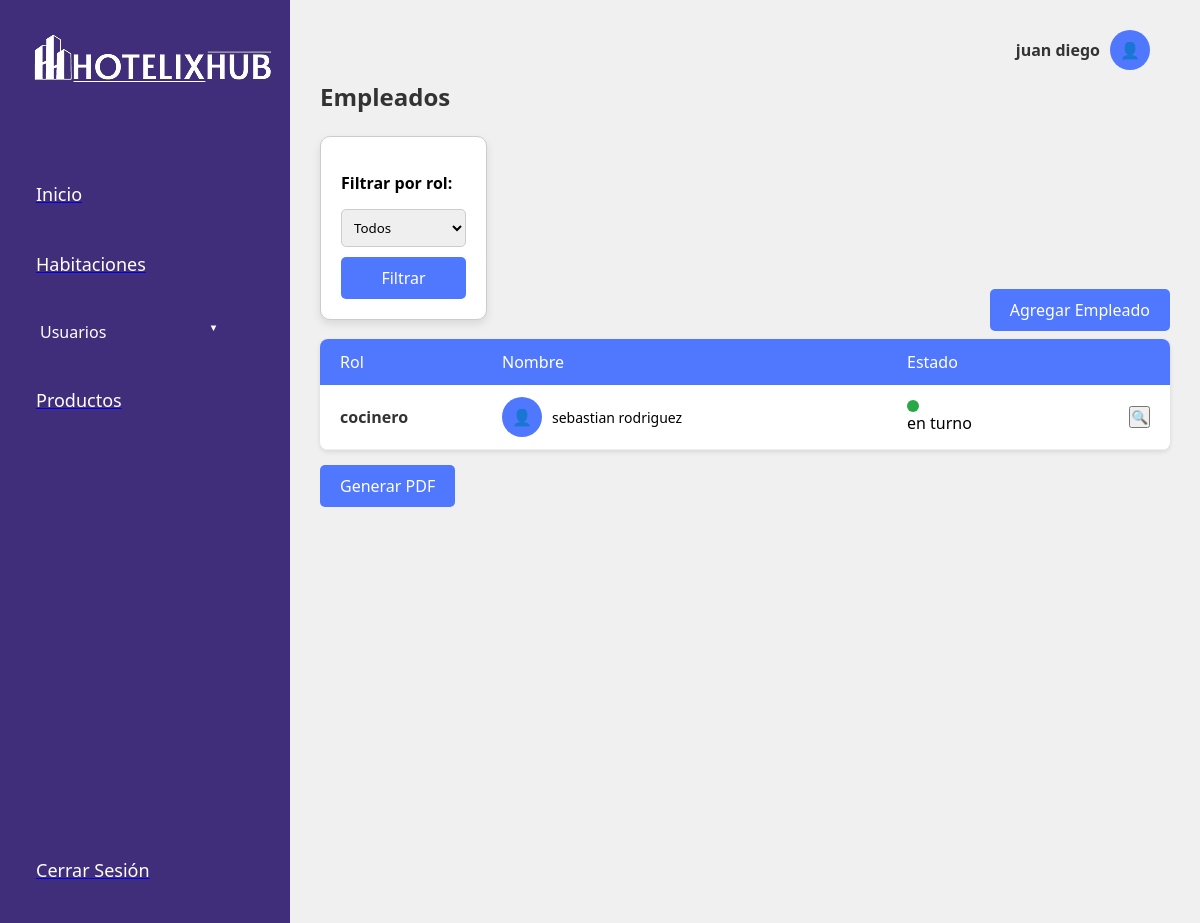
Before: /views/formEmpleados.php (signed in) with the older database file.
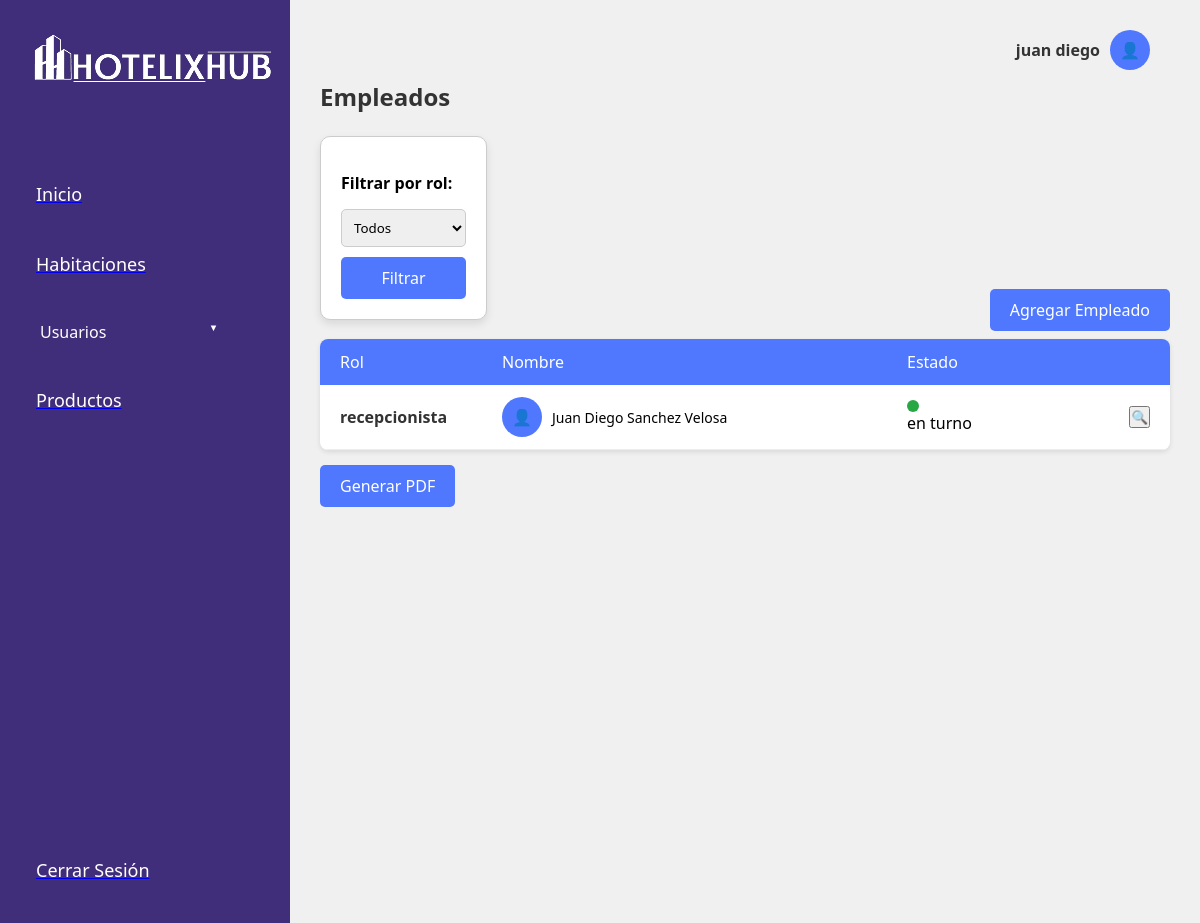
After: the same page with the newer database file.
### tables this page shows
CREATE TABLE `usuarios` (
  `id_usuario` int(11) NOT NULL,
  `usu_idrol` int(11) NOT NULL,
  `nombre` varchar(100) NOT NULL,
  `apellido` varchar(100) NOT NULL,
  `tipoDocumento` enum('CC','PA','TI','CE') NOT NULL,
  `numeroDocumento` varchar(100) NOT NULL,
  `numeroTelefono` varchar(20) NOT NULL,
  `paisProcedencia` varchar(100) NOT NULL,
  `email` varchar(100) NOT NULL,
  `password` varchar(255) NOT NULL,
  `reset_token` varchar(255) DEFAULT NULL,
  `token_expires` datetime DEFAULT NULL,
  `estado` enum('en turno','fuera de turno','vacaciones') DEFAULT NULL,
  `direccion` varchar(100) NOT NULL
);

CREATE TABLE `rol` (
  `id_rol` int(11) NOT NULL,
  `rol_nombre` varchar(50) NOT NULL
);

### models/empleadoRegistro.php (called while the page is built, shortened)
<?php
class empleadoRegistro {
    private $pdo;
    public function __construct($pdo) {
        $this->pdo = $pdo;
    }
    public function obtenerEmpleados() {
    $stmt = $this->pdo->query("CALL sp_obtener_empleados()");
    return $stmt->fetchAll(PDO::FETCH_ASSOC);
}
}

### views/formEmpleados.php (the view, shortened to what this page needs)
<?php
require_once __DIR__ . '/../models/empleadoRegistro.php';
require_once __DIR__ . '/../config/conexionbd.php';
$empleado = new empleadoRegistro($pdo);
$rol = $_GET['rolFiltro'] ?? '';
$empleados = !empty($rol)
    ? $empleado->obtenerEmpleadosPorRol($rol)
    : $empleado->obtenerEmpleados();
?>
<!DOCTYPE html>
<html lang="es">
<head>
  <link rel="stylesheet" href="../assets/css/formEmpleados.css">
</head>
<body>
<div class="barra-lateral">
    <div class="logo">
      <a href="Home.php"><img src="../assets/img/imgHome/Logo Positivo.png" alt="HotelixHub" class="logo"></a>
    </div>
    <br><br>
    <a href="dashAdmin.php"><div class="menu-item">Inicio</div></a>
    <a href="habitacion.html"><div class="menu-item">Habitaciones</div></a>
    <div class="usu">
      <button id="usuario">Usuarios</button>
    </div>
    <a href="ProductosAdmin.php"><div class="menu-item">Productos</div></a>
    <a href="../controller/logout.php"><div class="logout">Cerrar Sesión</div></a>
</div>
<main class="main">
    <header class="header">
        <div class="profile" id="profile">
          <span class="profile-name">
            <?php echo htmlspecialchars($_SESSION['usuario']['nombre']. ' ' . $_SESSION['usuario']['apellido']); ?>
          </span>
          <div class="profile-img">👤</div>
        </div>
    </header>
    <h1 class="page-title">Empleados</h1>
    <div class="container-filtroBoton">
        <section id="filtro-reporte">
            <form id="formFiltros" method="get" action="formEmpleados.php">
              <label for="rolFiltro">Filtrar por rol:</label>
              <select name="rolFiltro" id="rolFiltro">
                <option value="">Todos</option>
              </select>
              <button type="submit" class="btn btn-primary">Filtrar</button>
            </form>
        </section>
        <section id="agregar-empleado">
            <button type="button" onclick="abrirModal()" class="btn btn-primary">
              Agregar Empleado
            </button>
        </section>
    </div>
    <section class="employee-table">
        <div class="employee-table-header">
            <div>Rol</div>
            <div>Nombre</div>
            <div>Estado</div>
        </div>
        <?php foreach ($empleados as $emp): ?>
            <div class="employee-table-row">
                <div class="role-cell">
                    <div><?= htmlspecialchars($emp['rol_nombre']) ?></div>
                </div>
                <div class="employee-cell">
                    <div class="employee-icon">👤</div>
                    <div class="employee-name"><?= htmlspecialchars($emp['nombre']) . ' ' . htmlspecialchars($emp['apellido']) ?></div>
                </div>
                <div class="status-cell">
                    <div>
                        <div class="status-indicator status-<?= strtolower(str_replace(' ', '-', $emp['estado'])) ?>"></div>
                        <span><?= htmlspecialchars($emp['estado']) ?></span>
                    </div>
                    <div class="action-cell">
                        <button class="ver-detalle"
                            data-id="<?= htmlspecialchars($emp['id_usuario']) ?>"
                            data-nombre="<?= htmlspecialchars($emp['nombre']) ?>"
                            data-apellido="<?= htmlspecialchars($emp['apellido']) ?>"
                            data-tipo-documento="<?= htmlspecialchars($emp['tipoDocumento']) ?>"
                            data-numero-documento="<?= htmlspecialchars($emp['numeroDocumento']) ?>"
                            data-telefono="<?= htmlspecialchars($emp['numeroTelefono']) ?>"
                            data-email="<?= htmlspecialchars($emp['email']) ?>"
                            data-direccion="<?= htmlspecialchars($emp['direccion']) ?>"
                            data-rol="<?= htmlspecialchars($emp['usu_idrol']) ?>"
                            data-rolcodigo="<?= htmlspecialchars($emp['usu_idrol']) ?>"
                            data-estado="<?= htmlspecialchars($emp['estado']) ?>"
                        >
                            🔍
                        </button>
                    </div>
                </div>
            </div>
        <?php endforeach; ?>
    </section>
    <form method="POST" action="../pdf/generarReporteEmpleados.php" target="_blank" style="width: 100%; margin-top: 15px;">
        <button type="submit" class="btn btn-secondary">Generar PDF</button>
    </form>
</main>
</body>
</html>

### assets/css/formEmpleados.css (style rules this page uses)
* { margin: 0; padding: 0; font-family: 'Segoe UI', sans-serif; }
body { display: flex; background-color: #f4f4f4; min-height: 100vh; }
.barra-lateral { background-color: #402E7A; color: white; padding: 20px; width: 250px; }
.menu-item, .logout { padding: 12px 15px; margin: 20px 0; cursor: pointer; background: transparent; transition: background-color 0.3s; color: #ffffff; border-radius: 8px; font-size: 18px; border: 1px solid transparent; font-weight: 400; animation: slideIn 2s; }
.logout { margin-top: 420px; }
.usu { position: relative; display: inline-block; }
.usu button { padding: 12px 130px 12px 20px; background: transparent; color: #fff; font-size: 16px; font-weight: 400; border: none; border-radius: 8px; cursor: pointer; transition: box-shadow 0.3s, transform 0.3s; animation: slideIn 0.6s ease-in-out; text-align: left; }
.usu::after { content: "▼"; font-size: 0.6rem; color: #fff; position: absolute; right: 18px; top: 40%; transform: translateY(-50%); transition: transform 0.3s; }
.main { flex: 1; padding: 20px 30px; display: flex; flex-direction: column; background-color: #f0f0f0; }
.header { display: flex; justify-content: flex-end; padding: 10px 20px; background-color: #f0f0f0; }
.profile { display: flex; align-items: center; gap: 10px; }
.profile-name { color: #333; font-weight: bold; }
.profile-img { width: 40px; height: 40px; background-color: #4f78ff; border-radius: 50%; display: flex; justify-content: center; align-items: center; color: white; }
.page-title { font-size: 24px; margin-bottom: 15px; color: #333; }
.employee-table { background: white; border-radius: 8px; overflow: hidden; box-shadow: 0 2px 5px rgba(0,0,0,0.1); }
.employee-table-header { display: grid; grid-template-columns: 20% 50% 30%; background-color: #4f78ff; color: white; padding: 12px 20px; }
.employee-table-row { display: grid; grid-template-columns: 20% 50% 30%; padding: 12px 20px; border-bottom: 1px solid #eee; align-items: center; }
.role-cell { font-weight: bold; color: #333; }
.employee-cell { display: flex; align-items: center; gap: 10px; }
.employee-icon { width: 40px; height: 40px; background-color: #4f78ff; border-radius: 50%; display: flex; justify-content: center; align-items: center; color: white; }
.employee-name { font-size: 14px; }
.status-cell { display: flex; align-items: center; gap: 5px; justify-content: space-between; }
.status-indicator { width: 12px; height: 12px; border-radius: 50%; }
.status-en-turno { background-color: #28a745; }
.action-cell { display: flex; gap: 5px; justify-content: flex-end; }
.container-filtroBoton { display: flex; justify-content: space-between; align-items: flex-start; gap: 20px; margin: 8px 0; }
#filtro-reporte { background-color: #fff; padding: 20px; border-radius: 10px; box-shadow: 0 4px 8px rgba(0, 0, 0, 0.1); border: 1px solid #ccc; max-width: 800px; }
#filtro-reporte form { display: flex; flex-direction: column; gap: 10px; }
#agregar-empleado { display: flex; align-items: flex-end; justify-content: flex-end; height: 195px; position: relative; border-radius: 10px; }
.btn { padding: 10px 20px; font-size: 16px; cursor: pointer; border: none; border-radius: 5px; }
.btn-primary { background-color: #4f78ff; color: white; }
.btn-secondary { background-color: #4f78ff; color: white; }
form label { display: block; margin-top: 15px; font-weight: bold; }
form input, form select { width: 100%; padding: 8px; margin-top: 5px; border-radius: 5px; border: 1px solid #ccc; box-sizing: border-box; }

Changed rows visible on the page:
removed usuarios: usu_idrol.rol_nombre "cocinero", nombre "sebastian", apellido "rodriguez", estado "en turno"
added usuarios: usu_idrol.rol_nombre "recepcionista", nombre "Juan Diego", apellido "Sanchez Velosa", estado "en turno"
